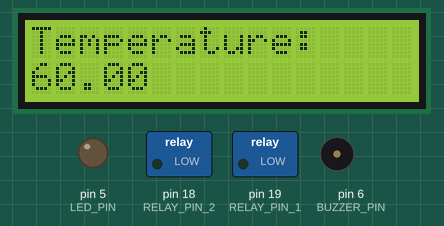
Simulated run of this sketch. Board: Arduino Uno, built with avr-gcc and run on an emulated ATmega328P. Parts: 16×2 character LCD, switched loads named in the sketch (green lamp = pin HIGH), output pins drawn as LEDs (lit = HIGH), buzzer (waves = sounding, pin HIGH).

Above: at 0.1 s.
At 4.1 s:
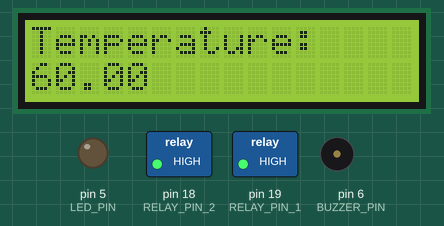
Timing chart, 0 to 5.6 s (numbered marks = the images above):
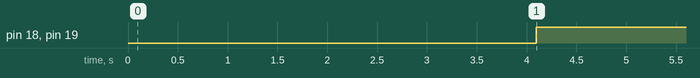

Measured:
- by itself, pin 18 (RELAY_PIN_2), pin 19 (RELAY_PIN_1): LOW → HIGH at 4.1 s

The sketch:

eex-vanilla-code.ino
```cpp
#include <LiquidCrystal.h>

LiquidCrystal lcd(12, 11, 10, 9, 8, 7);
#define LED_PIN 5 // Define the pin for the LED
#define BUZZER_PIN 6 // Define the pin for the buzzer
#define RELAY_PIN_1 19 // Define the pin for the first relay
#define RELAY_PIN_2 18 // Define the pin for the second relay
#define TEMPERATURE_THRESHOLD 65 // Define the temperature threshold
#define BLINK_INTERVAL 500 // Define the blink interval in milliseconds
#define RELAY_ON_DURATION 4000 // Define the duration for which the relays should be on (in milliseconds)

bool ledState = LOW; // Initial state of the LED
unsigned long relayStartTime = 0; // Variable to store the time when the relays were turned on

void setup()
{
  lcd.begin(16, 2);
  lcd.print("Temperature:");
  pinMode(LED_PIN, OUTPUT);
  pinMode(BUZZER_PIN, OUTPUT);
  pinMode(RELAY_PIN_1, OUTPUT);
  pinMode(RELAY_PIN_2, OUTPUT);
}

void loop()
{
  float temperatureC = 60; // Simulated temperature value (change as needed)

  lcd.setCursor(0, 1);
  lcd.print("     "); // Clear previous temperature
  lcd.setCursor(0, 1);
  lcd.print(temperatureC); // Display temperature on LCD

  if (temperatureC > TEMPERATURE_THRESHOLD)
  {
    // Check if the relays are not already on
    if (millis() - relayStartTime >= RELAY_ON_DURATION)
    {
      // Turn on the relays and record the start time
      digitalWrite(RELAY_PIN_1, HIGH);
      digitalWrite(RELAY_PIN_2, HIGH);
      relayStartTime = millis();
    }

    // Blink the LED if temperature is above threshold
    digitalWrite(LED_PIN, ledState);
    ledState = !ledState;

    digitalWrite(BUZZER_PIN, HIGH); // Turn on buzzer
    delay(BLINK_INTERVAL / 2); // Half of the blink interval
    digitalWrite(BUZZER_PIN, LOW); // Turn off buzzer
  }
  else
  {
    digitalWrite(LED_PIN, LOW); // Turn off LED if temperature is below threshold
    digitalWrite(BUZZER_PIN, LOW); // Turn off buzzer

    // Check if the relays have been on for more than RELAY_ON_DURATION
    if (millis() - relayStartTime >= RELAY_ON_DURATION)
    {
      // Turn off the relays
      digitalWrite(RELAY_PIN_1, HIGH);
      digitalWrite(RELAY_PIN_2, HIGH);
    }
  }

  delay(BLINK_INTERVAL / 2); // Adjust delay time as needed for smoother blinking
}
```
